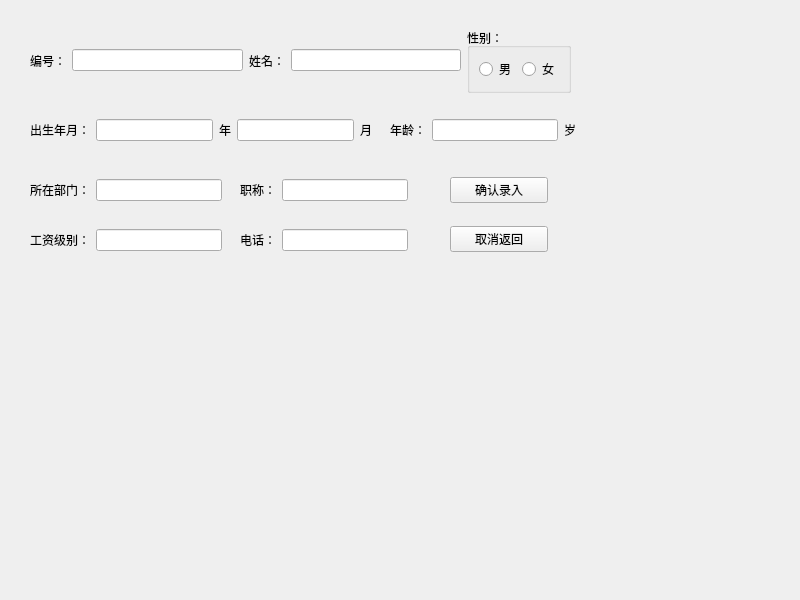
<?xml version="1.0" encoding="UTF-8"?>
<ui version="4.0">
 <class>two_new</class>
 <widget class="QMainWindow" name="two_new">
  <property name="geometry">
   <rect>
    <x>0</x>
    <y>0</y>
    <width>800</width>
    <height>600</height>
   </rect>
  </property>
  <property name="windowTitle">
   <string>MainWindow</string>
  </property>
  <widget class="QWidget" name="centralwidget">
   <widget class="QWidget" name="widget" native="true">
    <property name="geometry">
     <rect>
      <x>30</x>
      <y>110</y>
      <width>342</width>
      <height>41</height>
     </rect>
    </property>
    <layout class="QGridLayout" name="gridLayout_3">
     <item row="0" column="0">
      <widget class="QLabel" name="label_2">
       <property name="text">
        <string>出生年月：</string>
       </property>
      </widget>
     </item>
     <item row="0" column="1">
      <widget class="QLineEdit" name="year"/>
     </item>
     <item row="0" column="2">
      <widget class="QLabel" name="label_3">
       <property name="text">
        <string>年</string>
       </property>
      </widget>
     </item>
     <item row="0" column="3">
      <widget class="QLineEdit" name="month"/>
     </item>
     <item row="0" column="4">
      <widget class="QLabel" name="label_4">
       <property name="text">
        <string>月</string>
       </property>
      </widget>
     </item>
    </layout>
   </widget>
   <widget class="QWidget" name="widget_2" native="true">
    <property name="geometry">
     <rect>
      <x>390</x>
      <y>110</y>
      <width>186</width>
      <height>41</height>
     </rect>
    </property>
    <layout class="QGridLayout" name="gridLayout_2">
     <item row="0" column="0">
      <widget class="QLabel" name="label_5">
       <property name="text">
        <string>年龄：</string>
       </property>
      </widget>
     </item>
     <item row="0" column="1">
      <widget class="QLineEdit" name="age"/>
     </item>
     <item row="0" column="2">
      <widget class="QLabel" name="label_6">
       <property name="text">
        <string>岁</string>
       </property>
      </widget>
     </item>
    </layout>
   </widget>
   <widget class="QWidget" name="widget_3" native="true">
    <property name="geometry">
     <rect>
      <x>30</x>
      <y>20</y>
      <width>541</width>
      <height>82</height>
     </rect>
    </property>
    <layout class="QGridLayout" name="gridLayout_4">
     <item row="0" column="2">
      <widget class="QLabel" name="label">
       <property name="text">
        <string>姓名：</string>
       </property>
      </widget>
     </item>
     <item row="0" column="3">
      <widget class="QLineEdit" name="name"/>
     </item>
     <item row="0" column="1">
      <widget class="QLineEdit" name="id"/>
     </item>
     <item row="0" column="0">
      <widget class="QLabel" name="label_11">
       <property name="text">
        <string>编号：</string>
       </property>
      </widget>
     </item>
     <item row="0" column="4">
      <widget class="QGroupBox" name="groupBox">
       <property name="title">
        <string>性别：</string>
       </property>
       <layout class="QGridLayout" name="gridLayout">
        <item row="0" column="1">
         <widget class="QRadioButton" name="woman">
          <property name="text">
           <string>女</string>
          </property>
         </widget>
        </item>
        <item row="0" column="0">
         <widget class="QRadioButton" name="man">
          <property name="text">
           <string>男</string>
          </property>
         </widget>
        </item>
       </layout>
      </widget>
     </item>
    </layout>
   </widget>
   <widget class="QWidget" name="widget_4" native="true">
    <property name="geometry">
     <rect>
      <x>30</x>
      <y>170</y>
      <width>192</width>
      <height>41</height>
     </rect>
    </property>
    <layout class="QGridLayout" name="gridLayout_5">
     <item row="0" column="0">
      <widget class="QLabel" name="label_7">
       <property name="text">
        <string>所在部门：</string>
       </property>
      </widget>
     </item>
     <item row="0" column="1">
      <widget class="QLineEdit" name="partment"/>
     </item>
    </layout>
   </widget>
   <widget class="QWidget" name="widget_5" native="true">
    <property name="geometry">
     <rect>
      <x>240</x>
      <y>170</y>
      <width>168</width>
      <height>41</height>
     </rect>
    </property>
    <layout class="QGridLayout" name="gridLayout_6">
     <item row="0" column="1">
      <widget class="QLineEdit" name="title"/>
     </item>
     <item row="0" column="0">
      <widget class="QLabel" name="label_8">
       <property name="text">
        <string>职称：</string>
       </property>
      </widget>
     </item>
    </layout>
   </widget>
   <widget class="QWidget" name="widget_6" native="true">
    <property name="geometry">
     <rect>
      <x>30</x>
      <y>220</y>
      <width>192</width>
      <height>41</height>
     </rect>
    </property>
    <layout class="QGridLayout" name="gridLayout_7">
     <item row="0" column="1">
      <widget class="QLineEdit" name="level"/>
     </item>
     <item row="0" column="0">
      <widget class="QLabel" name="label_9">
       <property name="text">
        <string>工资级别：</string>
       </property>
      </widget>
     </item>
    </layout>
   </widget>
   <widget class="QWidget" name="widget_7" native="true">
    <property name="geometry">
     <rect>
      <x>240</x>
      <y>220</y>
      <width>168</width>
      <height>41</height>
     </rect>
    </property>
    <layout class="QGridLayout" name="gridLayout_8">
     <item row="0" column="1">
      <widget class="QLineEdit" name="phone"/>
     </item>
     <item row="0" column="0">
      <widget class="QLabel" name="label_10">
       <property name="text">
        <string>电话：</string>
       </property>
      </widget>
     </item>
    </layout>
   </widget>
   <widget class="QWidget" name="widget_8" native="true">
    <property name="geometry">
     <rect>
      <x>450</x>
      <y>160</y>
      <width>98</width>
      <height>111</height>
     </rect>
    </property>
    <layout class="QGridLayout" name="gridLayout_9">
     <item row="0" column="0">
      <widget class="QPushButton" name="ok">
       <property name="text">
        <string>确认录入</string>
       </property>
      </widget>
     </item>
     <item row="1" column="0">
      <widget class="QPushButton" name="back">
       <property name="text">
        <string>取消返回</string>
       </property>
      </widget>
     </item>
    </layout>
   </widget>
  </widget>
 </widget>
 <resources/>
 <connections/>
</ui>
